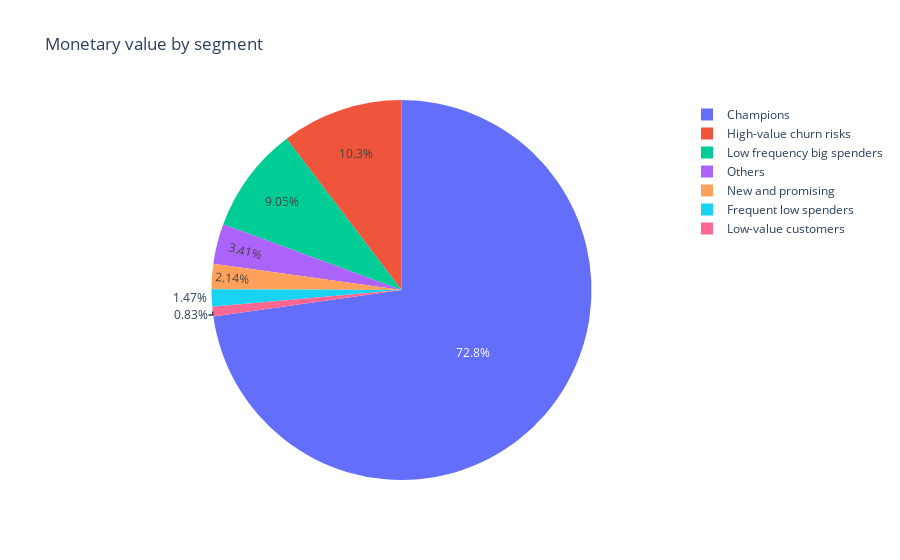

Write notebook code for a chart like this one.
### Code cell
seg_value = RFM.groupby('Segment')[['Recency', 'Frequency', 'Monetary']].sum().reset_index()
fig = px.pie(seg_value, names='Segment', values='Monetary', title='Monetary value by segment')
fig.show()

### Figure 1 — Plotly figure (JSON) as saved in the notebook; plotly's stock layout.template omitted (floating-point values rounded to 4 significant figures)
{"data": [{"domain": {"x": [0, 1], "y": [0, 1]}, "hovertemplate": "Segment=%{label}<br>Monetary=%{value}<extra></extra>", "labels": ["Champions", "Frequent low spenders", "High-value churn risks", "Low frequency big spenders", "Low-value customers", "New and promising", "Others"], "legendgroup": "", "name": "", "showlegend": true, "type": "pie", "values": [6358000.0, 128200.0, 903200.0, 790500.0, 72520.0, 186600.0, 297800.0]}], "layout": {"legend": {"tracegroupgap": 0}, "title": {"text": "Monetary value by segment"}}}
